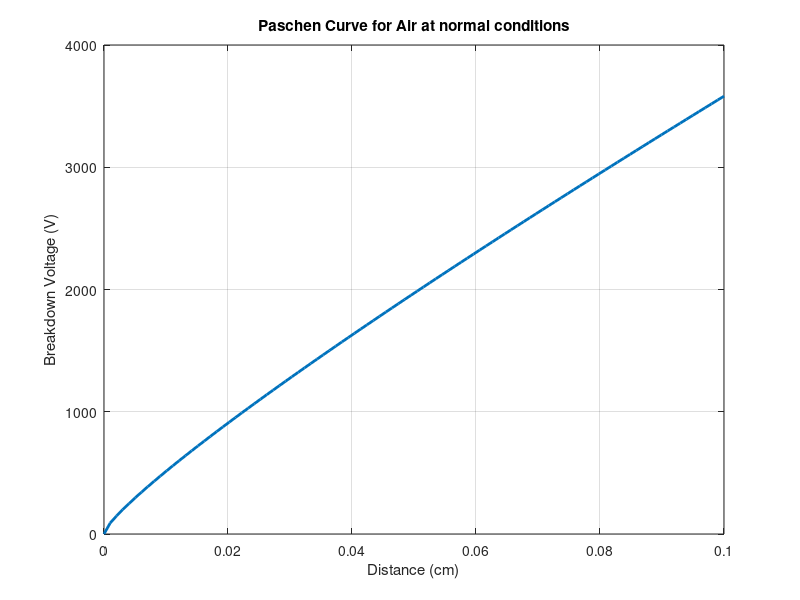

MATLAB code to generate this figure:
% Constants for air
A = 112.5;  % [cm^-1 kPa]
B = 2737.5; % [V cm^-1 kPa]
gamma = 1.4;
C = log(A / log(1 + 1/gamma))  % Calculating C

% Fixed pressure in kPa
p = 100;  % Standard atmospheric pressure in kPa

% Converting pressure from Pa to Torr (1 Pa = 0.00750062 Torr)
p_Torr = p * 0.00750062;

% Varying distance between the electrodes in cm
d_cm = linspace(0.0, 0.1, 100);  % From "0.0" cm to 0.1 cm

% Calculating the pressure-distance product (pd) in Torr*cm
pd = p * d_cm;
%pd = linspace(10, 110, 1000);
% Initializing the breakdown voltage array
V_breakdown = zeros(1, length(pd));

% Calculating breakdown voltage using the provided formula over pd using a for loop
for i = 1:length(pd)
    V_breakdown(i) = B * pd(i) / (C + log(pd(i)));
end

% Plotting the Paschen curve over pd
figure;
plot(pd/p, V_breakdown, 'LineWidth', 2);
xlabel('Distance (cm)');
ylabel('Breakdown Voltage (V)');
title('Paschen Curve for Air at normal conditions');
grid on;
